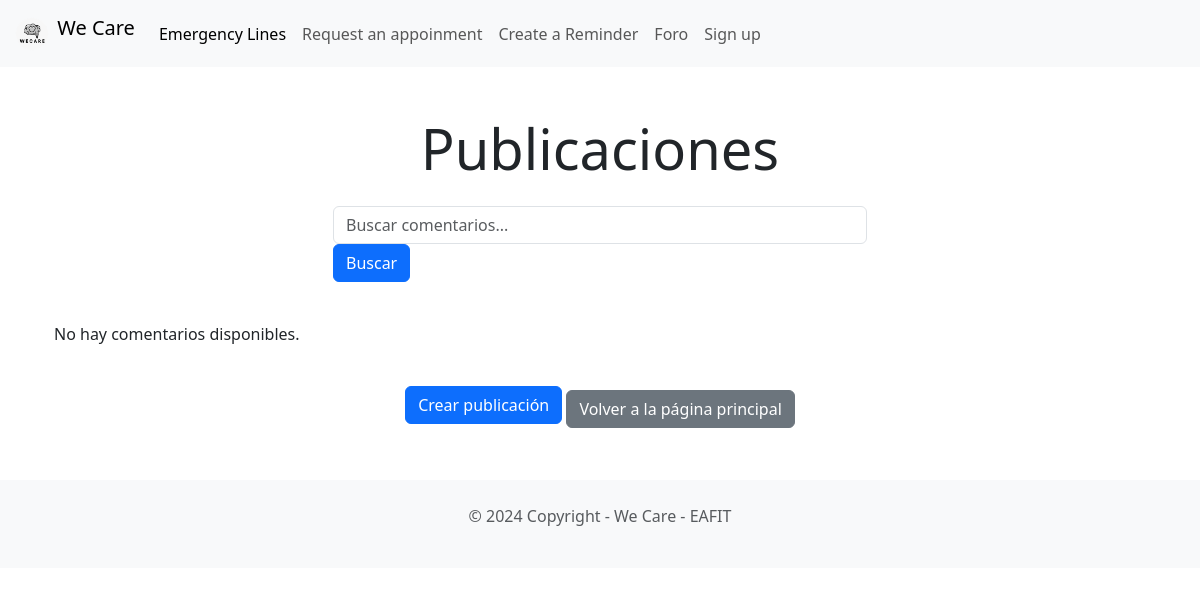
/comentarios/, run on an earlier commit of the app's database.
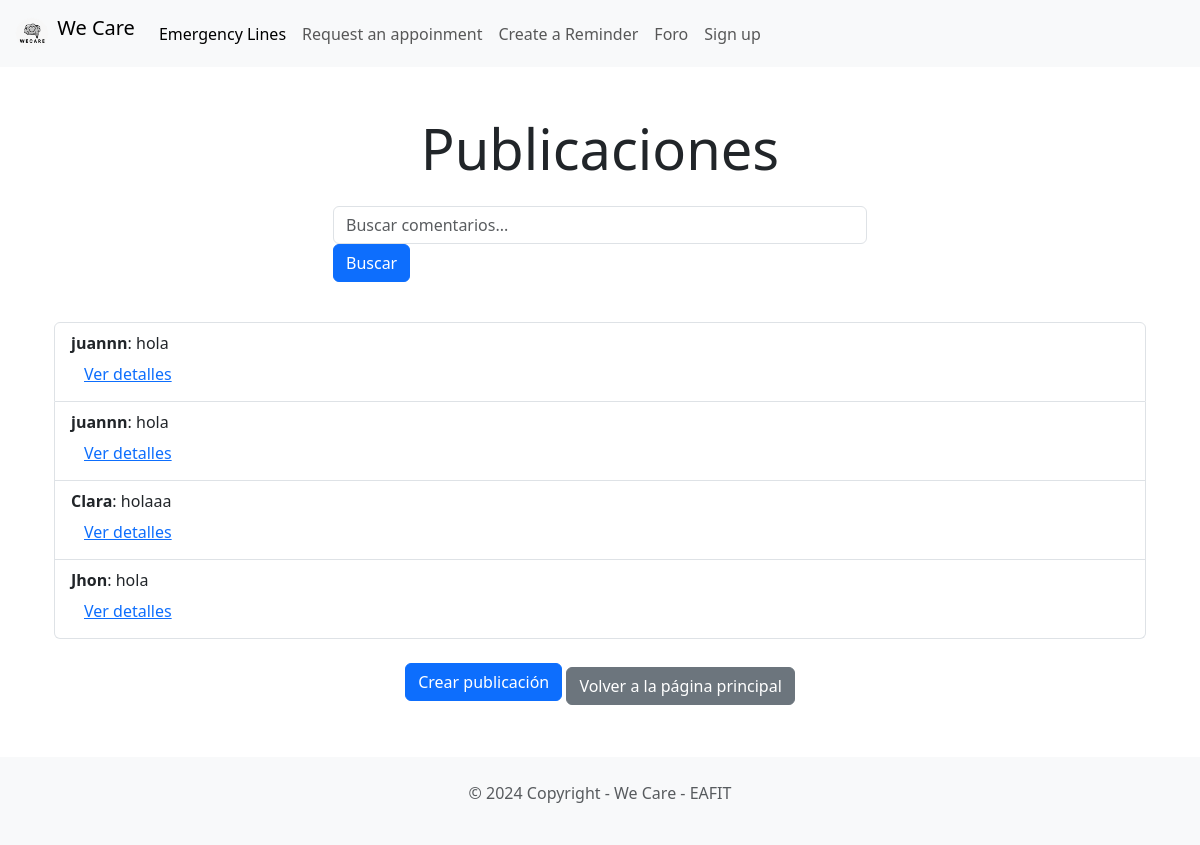
And on a later commit of the database.
### Forum/models.py (models this page shows, shortened)
class Comentario(models.Model):
    titulo = models.CharField(max_length=255)
    texto = models.TextField()
    imagen = models.ImageField(upload_to='recetas_images/', blank=True, null=True)
    autor = models.ForeignKey(User, on_delete=models.CASCADE)
    fecha_creacion = models.DateTimeField(auto_now_add=True)

### Forum/views.py (the view)
# urls.py: path('comentarios/', Forum_views.comentarios_view, name='comentarios'),  # Lista de comentarios
def comentarios_view(request):
    comentarios = Comentario.objects.order_by('-fecha_creacion')
    return render(request, 'Forum/comentarios.html', {'comentarios': comentarios})

### appointment/views.py (called while the page is built)
def get_future_reminders(request):
    future_reminder_count = Reminder.objects.filter(reminder_date__gte=timezone.now()).count()
    return {'future_reminder_count': future_reminder_count}

### Forum/templates/Forum/comentarios.html (shortened to what this page needs)
{% extends "base.html" %}
{% block content %}
    <div class="container my-5">
        <div class="text-center">
            <h1 class="display-4">Publicaciones</h1>
        </div>
        <div class="row mt-4">
            <div class="col-lg-6 offset-lg-3">
                <form action="{% url 'buscar-comentario' %}" method="post" class="form-inline justify-content-center">
                    <input type="text" name="texto" class="form-control mr-2" placeholder="Buscar comentarios..." required>
                    <button type="submit" class="btn btn-primary">Buscar</button>
                </form>
            </div>
        </div>
        <div class="row mt-4">
            <div class="col-12">
                {% if comentarios %}
                    <ul class="list-group">
                        {% for comentario in comentarios %}
                            <li class="list-group-item">
                                <strong>{{ comentario.autor.username }}</strong>: {{ comentario.texto }}
                                <br>
                                <a href="{% url 'detalle-comentario' comentario.id %}" class="btn btn-link">Ver detalles</a>
                            </li>
                        {% endfor %}
                    </ul>
                {% else %}
                    <p>No hay comentarios disponibles.</p>
                {% endif %}
            </div>
        </div>
        <div class="text-center mt-4">
            <a href="{% url 'crear-comentario' %}" class="btn btn-primary mb-2">Crear publicación</a>
            <a href="{% url 'home' %}" class="btn btn-secondary">Volver a la página principal</a>
        </div>
    </div>
{% endblock content %}

### WeCare/templates/base.html (shortened to what this page needs)
<head>
    <link href="https://cdn.jsdelivr.net/npm/bootstrap@5.3.3/dist/css/bootstrap.min.css" rel="stylesheet">
</head>
<nav class="navbar navbar-expand-lg bg-body-tertiary">
    <div class="container-fluid">
      <a class="navbar-brand" href="{% url 'home' %}">
        {% load static %}
        <img src="{% static 'images/home.png' %}" alt="" width="40" height="40" class="d-inline-block align-text-top"/>
        We Care
      </a>
      <div class="collapse navbar-collapse" id="navbarSupportedContent">
        <ul class="navbar-nav me-auto mb-2 mb-lg-0">
          <li class="nav-item">
            <a class="nav-link active" aria-current="page" href="{% url 'emergency' %}">Emergency Lines</a>
          </li>
          <li class="nav-item">
            <a class="nav-link" href="{% url 'fill_appointment' %}">Request an appoinment</a>
          </li>
          <li class="nav-item">
            <a class="nav-link" href="{% url 'create_reminder' %}">Create a Reminder</a>
          </li>
          <li class="nav-item">
            <a class="nav-link" href="{% url 'comentarios' %}">Foro</a>
          </li>
          <li class="nav-item">
            <a class="nav-link" href="#">Sign up</a>
          </li>
        </ul>
        <ul class="navbar-nav ms-auto mb-2 mb-lg-0">
          <li class="nav-item">
            <a class="nav-link" href="#">
            </a>
          </li>
        </ul>
      </div>
    </div>
  </nav>
<div class="container">
    {% block content %}
    {% endblock content%}
</div>
<footer class="text-center text-lg-start bg-light text-muted mt-4">
    <div class="container">
      <div class="row">
        <div class="text-center p-4">
          <p>© 2024 Copyright - We Care - EAFIT </p>
        </div>
      </div>
    </div>
  </footer>

What changed in the data, as far as the page shows it:
added Comentario: autor.username "juannn", texto "hola"
added Comentario: autor.username "juannn", texto "hola"
added Comentario: autor.username "Clara", texto "holaaa"
added Comentario: autor.username "Jhon", texto "hola"
Also different on the page:
text no longer shown: "No hay comentarios disponibles."
